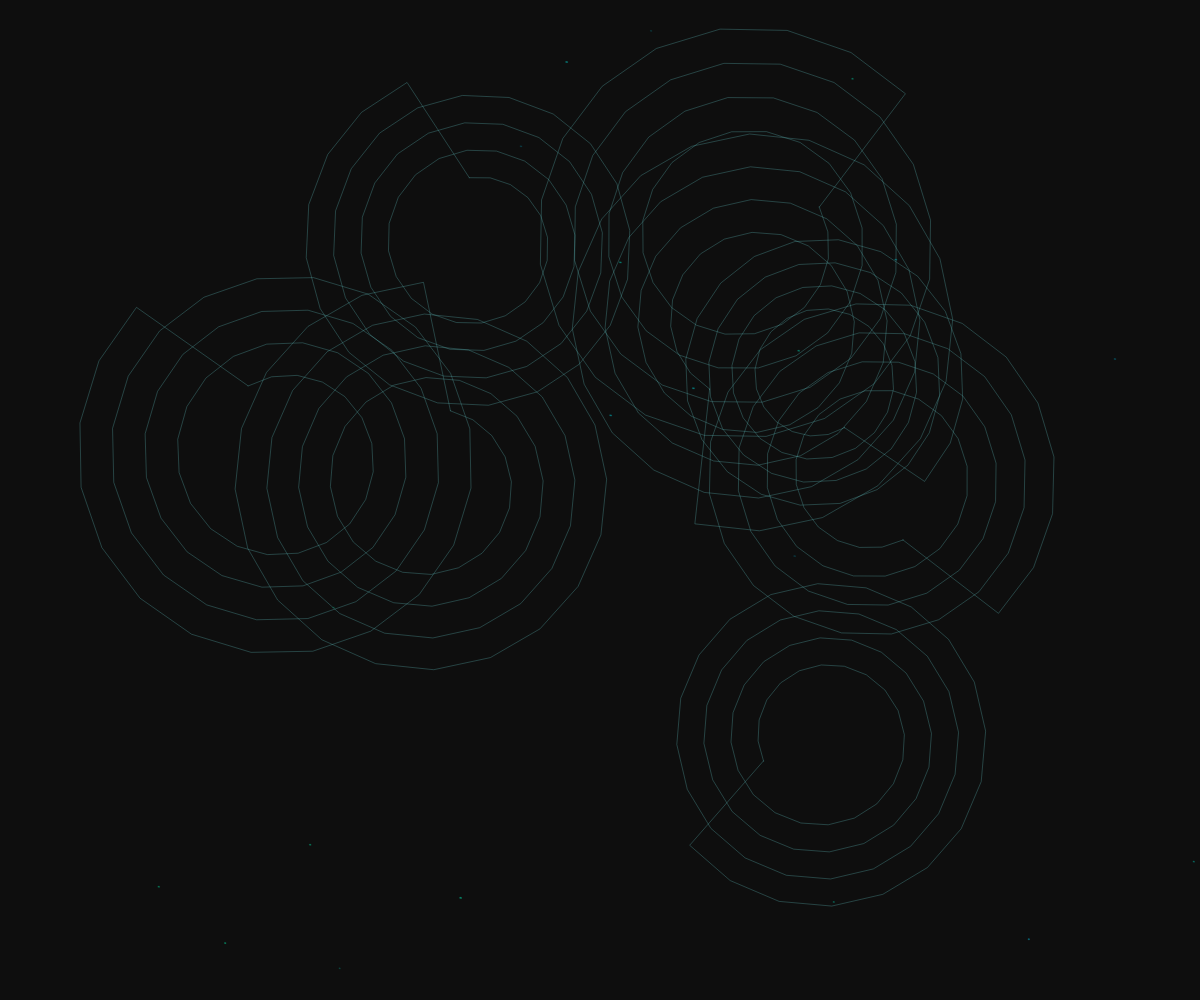
Frame 1 (no input)
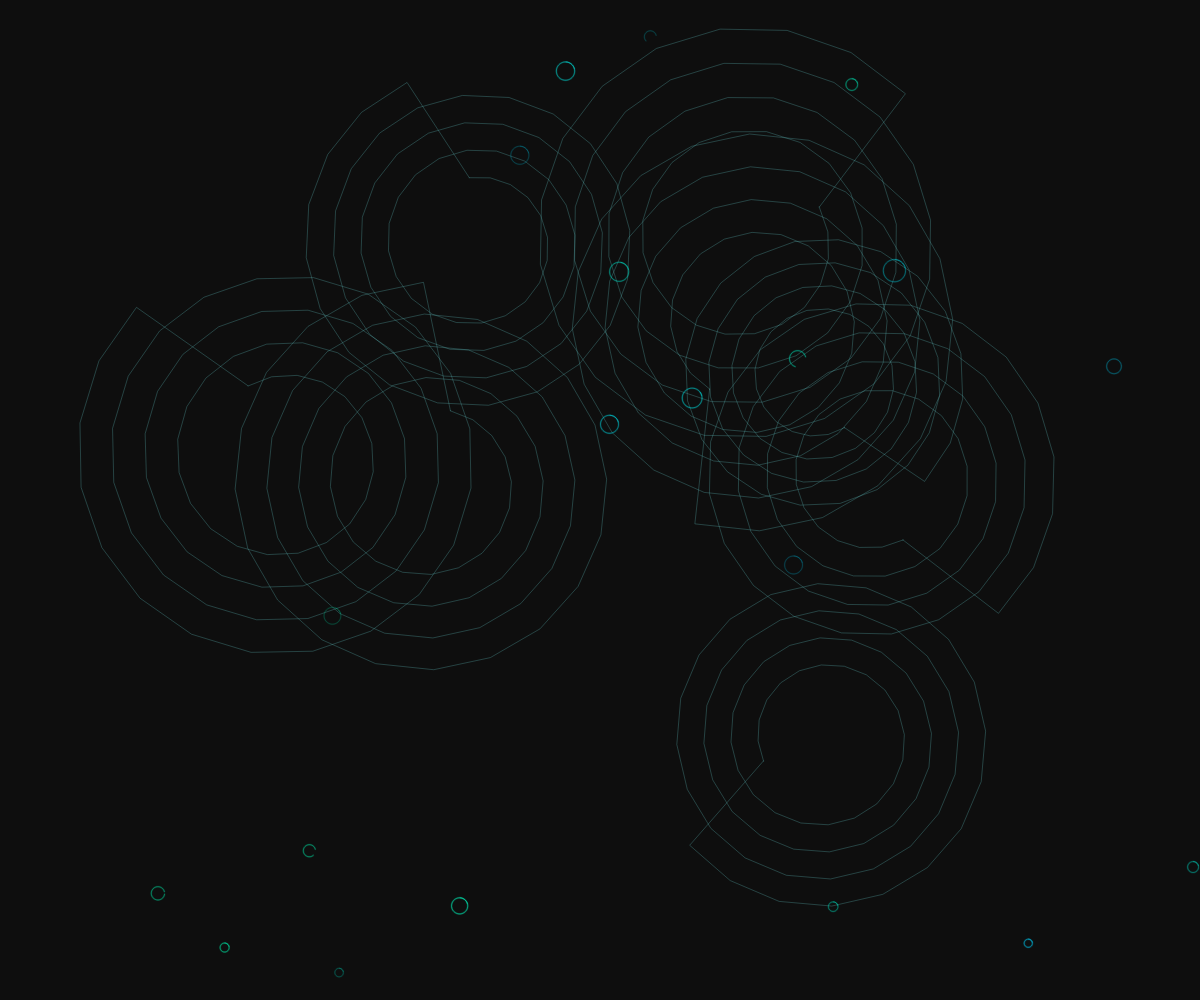
Frame 60 (no input)
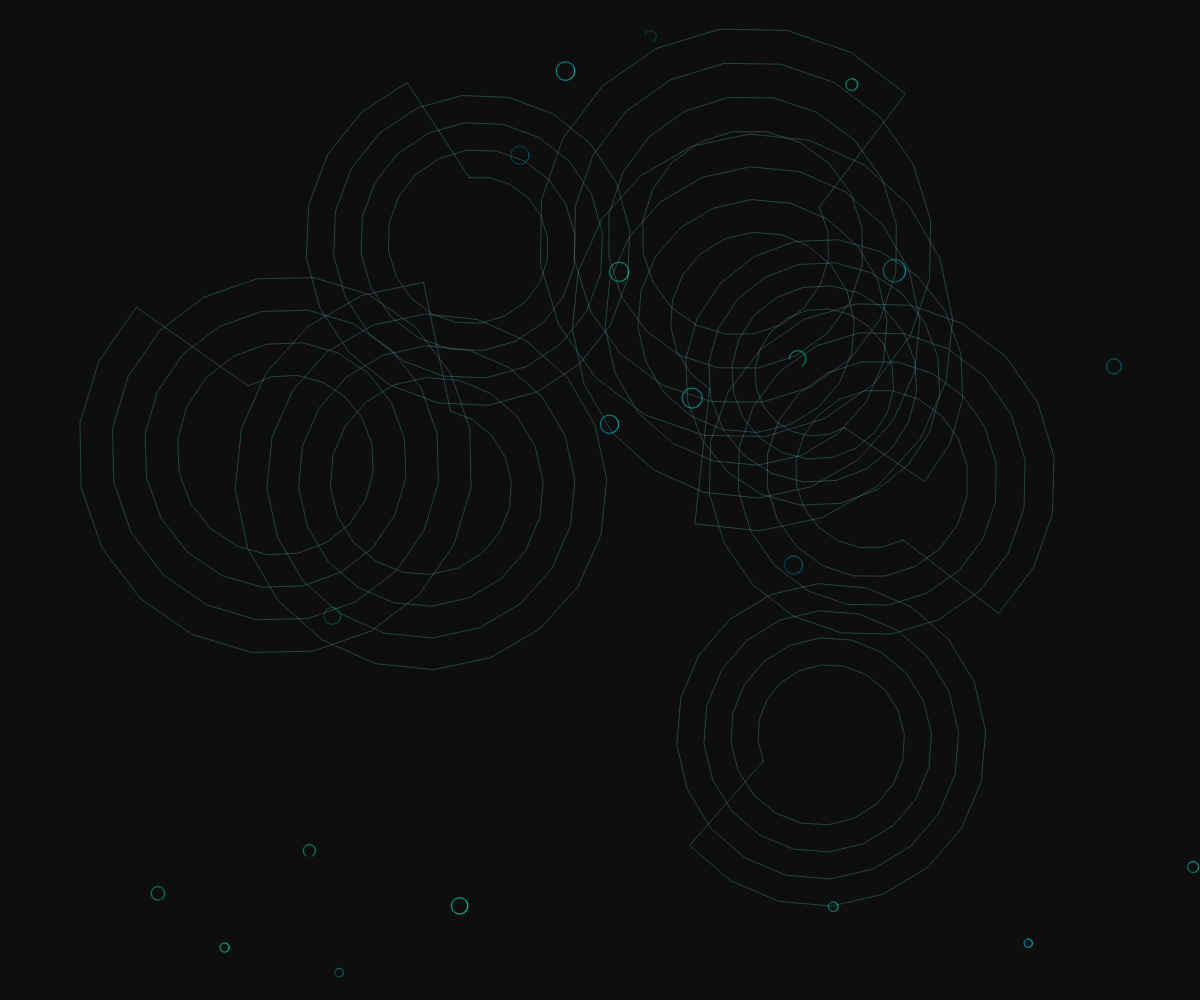
Frame 120 (the mouse pressed at the canvas centre since frame 60)

The p5.js sketch that drew these frames (run headless with seeded random() and noise() and a simulated clock; from frame 60 on, the mouse is pressed at the canvas centre):

// p5.js sketch
// ── sketch.js
let spirals = [];
let streams = [];

class SpiralChamber {
  constructor(x, y, size) {
    this.x = x;
    this.y = y;
    this.size = size;
    this.rotation = random(TWO_PI);
    this.segments = [];
    this.generateSegments();
  }

  generateSegments() {
    let points = 80;
    for (let i = 0; i < points; i++) {
      let angle = map(i, 0, points, 0, TWO_PI * 4);
      let radius = map(i, 0, points, this.size * 0.3, this.size * 0.8);
      let px = this.x + cos(angle + this.rotation) * radius;
      let py = this.y + sin(angle + this.rotation) * radius;
      this.segments.push({x: px, y: py});
    }
  }

  display() {
    noFill();
    stroke(180, 50, 80, 0.3);
    strokeWeight(1);
    beginShape();
    for (let s of this.segments) {
      vertex(s.x, s.y);
    }
    endShape(CLOSE);
  }
}

class DataStream {
  constructor() {
    this.reset();
  }

  reset() {
    this.points = [];
    this.length = int(random(30, 80));
    this.x = random(width);
    this.y = random(height);
    this.hue = random(160, 190); // cyan to emerald
    this.alpha = random(0.2, 0.7);
    this.speed = random(0.5, 1.5);
    this.pulse = 0;
    this.growth = random(0.01, 0.03);
    
    for (let i = 0; i < this.length; i++) {
      this.points.push({x: this.x, y: this.y});
    }
  }

  update() {
    this.pulse += 0.05;
    
    // Move stream along spiral path
    let angle = map(frameCount * 0.01, 0, 1, 0, TWO_PI * 2);
    let radius = map(frameCount * 0.01, 0, 1, 0, 300);
    
    this.x += cos(angle) * this.speed;
    this.y += sin(angle) * this.speed;
    
    // Update points
    for (let i = this.points.length - 1; i > 0; i--) {
      this.points[i].x = this.points[i-1].x;
      this.points[i].y = this.points[i-1].y;
    }
    
    this.points[0].x = this.x;
    this.points[0].y = this.y;
    
    // Reset if off screen or expired
    if (frameCount % 300 === 0 || 
        this.x < -100 || this.x > width + 100 ||
        this.y < -100 || this.y > height + 100) {
      this.reset();
    }
  }

  display() {
    if (this.points.length < 2) return;
    
    noFill();
    stroke(this.hue, 100, 90, this.alpha);
    strokeWeight(1);
    beginShape();
    for (let p of this.points) {
      vertex(p.x, p.y);
    }
    endShape();
    
    // Add glow
    stroke(this.hue, 100, 100, this.alpha * 0.3);
    strokeWeight(2);
    beginShape();
    for (let i = 0; i < this.points.length; i++) {
      let p = this.points[i];
      vertex(p.x, p.y);
    }
    endShape();
  }
}

function setup() {
  createCanvas(windowWidth, windowHeight);
  colorMode(HSB, 360, 100, 100, 1);
  
  // Create spiral chambers
  for (let i = 0; i < 8; i++) {
    let x = random(width * 0.2, width * 0.8);
    let y = random(height * 0.2, height * 0.8);
    let size = random(150, 300);
    spirals.push(new SpiralChamber(x, y, size));
  }
  
  // Create data streams
  for (let i = 0; i < 20; i++) {
    streams.push(new DataStream());
  }
}

function draw() {
  background(0, 0, 5);
  
  // Draw spiral chambers
  for (let s of spirals) {
    s.display();
  }
  
  // Draw data streams
  for (let stream of streams) {
    stream.update();
    stream.display();
  }
  
  // Add subtle pulsing effect to background
  let pulse = sin(frameCount * 0.02) * 0.1 + 0.9;
  fill(0, 0, 10, pulse * 0.1);
  noStroke();
  rect(0, 0, width, height);
}

function windowResized() {
  resizeCanvas(windowWidth, windowHeight);
}
